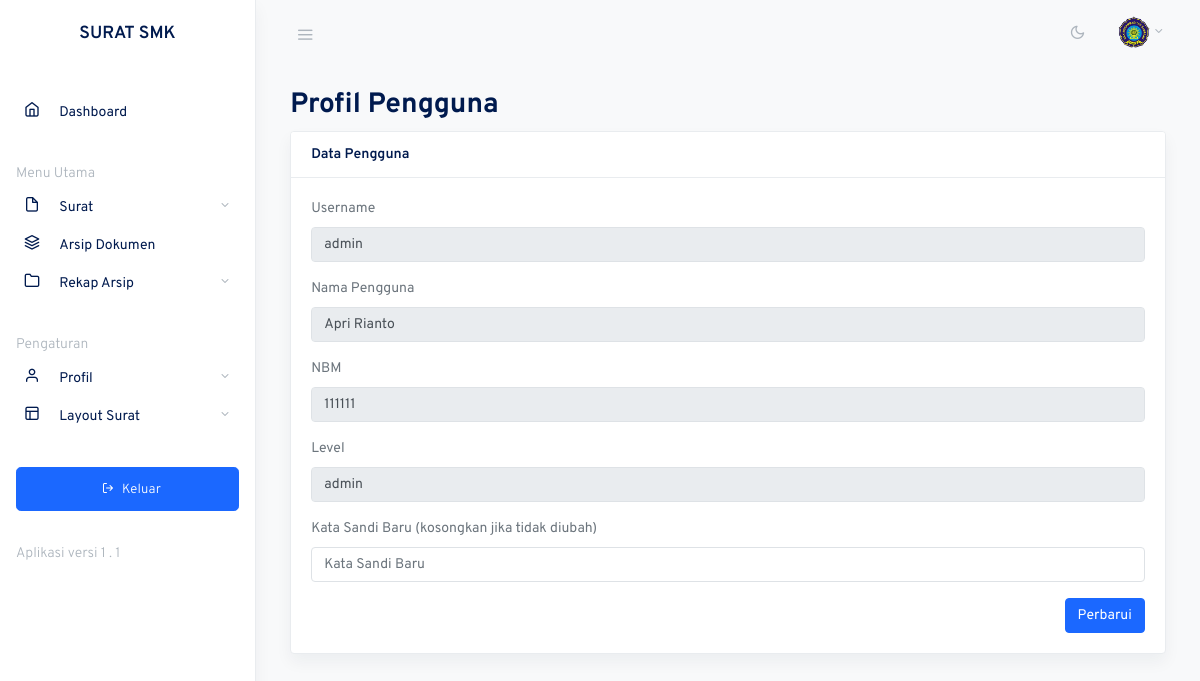
Page /profildiri.php (signed in) on the committed database.
### tables this page shows
CREATE TABLE `tb_users` (
  `id_user` int(11) NOT NULL,
  `username` varchar(30) NOT NULL,
  `password` varchar(30) NOT NULL,
  `nama_pengguna` varchar(30) NOT NULL,
  `nbm` int(11) NOT NULL,
  `level` varchar(30) NOT NULL
);

### profildiri.php (the view, shortened to what this page needs)
<?php
require_once 'include/config.php';
$id_user = "1";
$sql = "SELECT * FROM tb_users WHERE id_user = '$id_user'";
$result = $config->query($sql);
$data = $result->fetch_assoc();
?>
<?php include 'include/header.php'; ?>
<main role="main" class="main-content">
    <div class="container-fluid">
        <div class="row justify-content-center">
            <div class="col-12">
                <h2 class="page-title">Profil Pengguna</h2>
                <div class="card shadow mb-4">
                    <div class="card-header">
                        <strong class="card-title">Data Pengguna</strong>
                    </div>
                    <div class="card-body">
                        <form action="profil.php" method="post" id="userForm">
                            <div class="row">
                                <div class="col-md-12">
                                    <div class="form-group mb-3">
                                        <label for="username">Username</label>
                                        <input type="text" name="username" id="username" class="form-control" value="<?php echo $data['username']; ?>" readonly>
                                    </div>
                                    <div class="form-group mb-3">
                                        <label for="nama_pengguna">Nama Pengguna</label>
                                        <input type="text" name="nama_pengguna" id="nama_pengguna" class="form-control" value="<?php echo $data['nama_pengguna']; ?>" readonly>
                                    </div>
                                    <div class="form-group mb-3">
                                        <label for="nbm">NBM</label>
                                        <input type="text" name="nbm" id="nbm" class="form-control" value="<?php echo $data['nbm']; ?>" readonly>
                                    </div>
                                    <div class="form-group mb-3">
                                        <label for="level">Level</label>
                                        <input type="text" name="level" id="level" class="form-control" value="<?php echo $data['level']; ?>" readonly>
                                    </div>
                                    <div class="form-group mb-3">
                                        <label for="password">Kata Sandi Baru (kosongkan jika tidak diubah)</label>
                                        <input type="password" name="password" id="password" class="form-control" placeholder="Kata Sandi Baru">
                                    </div>
                                    <div style="display: flex; justify-content: flex-end;">
                                        <button type="button" class="btn btn-primary" id="editButton">Perbarui</button>
                                    </div>
                                </div>
                            </div>
                        </form>
                    </div>
                </div>
            </div>
        </div>
    </div>
</main>
<?php include 'include/footer.php'; ?>

### rows in the picture
tb_users: username "admin", nama_pengguna "Apri Rianto", nbm "111111", level "admin"
